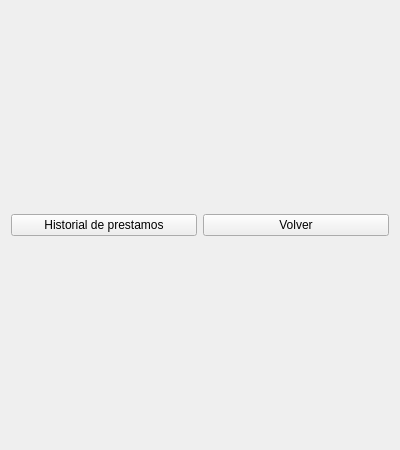
<?xml version="1.0" encoding="UTF-8"?>
<ui version="4.0">
 <class>Form</class>
 <widget class="QWidget" name="Form">
  <property name="geometry">
   <rect>
    <x>0</x>
    <y>0</y>
    <width>400</width>
    <height>450</height>
   </rect>
  </property>
  <property name="windowTitle">
   <string>Form</string>
  </property>
  <property name="windowIcon">
   <iconset>
    <normaloff>../../../Imágenes/fotomural-limas-fruta.png</normaloff>../../../Imágenes/fotomural-limas-fruta.png</iconset>
  </property>
  <layout class="QVBoxLayout" name="verticalLayout">
   <item>
    <layout class="QHBoxLayout" name="horizontall3"/>
   </item>
   <item>
    <layout class="QHBoxLayout" name="horizontalLayout_2">
     <item>
      <widget class="QPushButton" name="pushButton">
       <property name="text">
        <string>Historial de prestamos</string>
       </property>
      </widget>
     </item>
     <item>
      <widget class="QPushButton" name="volver_btn">
       <property name="text">
        <string>Volver</string>
       </property>
      </widget>
     </item>
    </layout>
   </item>
  </layout>
 </widget>
 <resources/>
 <connections>
  <connection>
   <sender>volver_btn</sender>
   <signal>clicked()</signal>
   <receiver>Form</receiver>
   <slot>_close()</slot>
   <hints>
    <hint type="sourcelabel">
     <x>389</x>
     <y>346</y>
    </hint>
    <hint type="destinationlabel">
     <x>396</x>
     <y>430</y>
    </hint>
   </hints>
  </connection>
  <connection>
   <sender>pushButton</sender>
   <signal>clicked()</signal>
   <receiver>Form</receiver>
   <slot>historial()</slot>
   <hints>
    <hint type="sourcelabel">
     <x>118</x>
     <y>334</y>
    </hint>
    <hint type="destinationlabel">
     <x>144</x>
     <y>442</y>
    </hint>
   </hints>
  </connection>
 </connections>
 <slots>
  <slot>seleccionar()</slot>
  <slot>historial()</slot>
  <slot>_close()</slot>
 </slots>
</ui>
